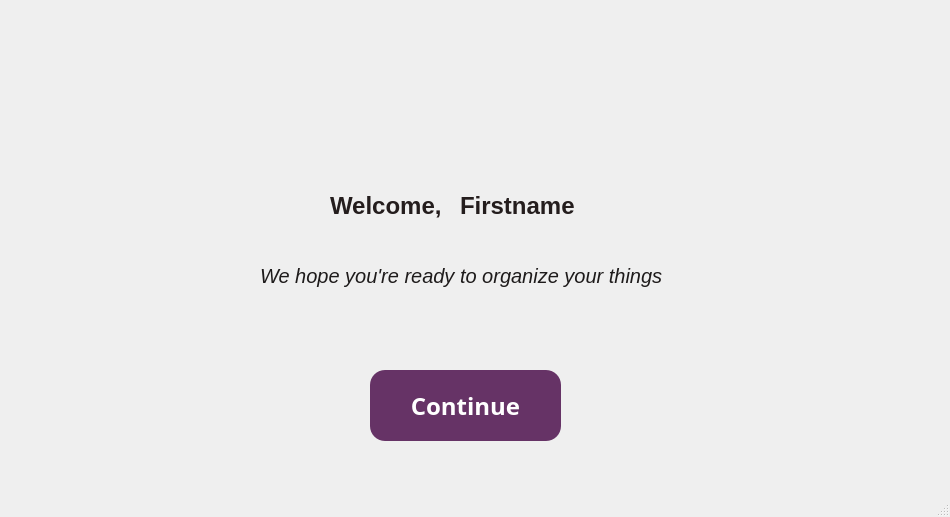
<?xml version="1.0" encoding="UTF-8"?>
<ui version="4.0">
 <class>MainWindow</class>
 <widget class="QMainWindow" name="MainWindow">
  <property name="geometry">
   <rect>
    <x>0</x>
    <y>0</y>
    <width>950</width>
    <height>517</height>
   </rect>
  </property>
  <property name="windowTitle">
   <string>MainWindow</string>
  </property>
  <widget class="QWidget" name="centralwidget">
   <property name="styleSheet">
    <string notr="true">QPushButton {
	border-radius: 15px;
	background: #337AB7;
	}</string>
   </property>
   <widget class="QLabel" name="background">
    <property name="geometry">
     <rect>
      <x>0</x>
      <y>0</y>
      <width>941</width>
      <height>481</height>
     </rect>
    </property>
    <property name="text">
     <string/>
    </property>
    <property name="pixmap">
     <pixmap>../../Documents/AProg/gitlab/ToDo/src/Welcome_Window1/icons/wall.png</pixmap>
    </property>
   </widget>
   <widget class="QLabel" name="listIcon">
    <property name="geometry">
     <rect>
      <x>380</x>
      <y>20</y>
      <width>161</width>
      <height>141</height>
     </rect>
    </property>
    <property name="styleSheet">
     <string notr="true">color: white;
</string>
    </property>
    <property name="text">
     <string/>
    </property>
    <property name="pixmap">
     <pixmap>list.png</pixmap>
    </property>
    <property name="scaledContents">
     <bool>true</bool>
    </property>
   </widget>
   <widget class="QLabel" name="Welcome">
    <property name="geometry">
     <rect>
      <x>330</x>
      <y>180</y>
      <width>121</width>
      <height>51</height>
     </rect>
    </property>
    <property name="styleSheet">
     <string notr="true">font-size: 24px;
font-weight: bold;
color: #241D1D;
</string>
    </property>
    <property name="text">
     <string>Welcome,</string>
    </property>
   </widget>
   <widget class="QLabel" name="usersname">
    <property name="geometry">
     <rect>
      <x>460</x>
      <y>180</y>
      <width>151</width>
      <height>51</height>
     </rect>
    </property>
    <property name="styleSheet">
     <string notr="true">font-size: 24px;
font-weight: bold;
color: #241D1D;</string>
    </property>
    <property name="text">
     <string>Firstname</string>
    </property>
   </widget>
   <widget class="QLabel" name="Things">
    <property name="geometry">
     <rect>
      <x>260</x>
      <y>240</y>
      <width>411</width>
      <height>71</height>
     </rect>
    </property>
    <property name="styleSheet">
     <string notr="true">font-size: 20px;
color: #1E1B1B;
font-family: Сomic Sans MS, cursive;
font-weight: ligther;
font-style:oblique;</string>
    </property>
    <property name="text">
     <string>We hope you're ready to organize your things</string>
    </property>
   </widget>
   <widget class="QPushButton" name="Letsgobutton_2">
    <property name="geometry">
     <rect>
      <x>370</x>
      <y>370</y>
      <width>191</width>
      <height>71</height>
     </rect>
    </property>
    <property name="styleSheet">
     <string notr="true">QPushButton{
	background-color:#663366;
	color: white;
	font-size: 24px;
	font-weight:bold;
	font-family:Copperplate Gothic Bold, sans-serif;
	}
QPushButton:hover{
	background-color: #663385;
	color: #aaa;
	font-size: 24px;
	font-weight:bold;
	font-family:Copperplate Gothic Bold, sans-serif;
	}
QPushButton:pressed {
	background-color: #663350;
	color: white;
	font-size: 24px;
	font-weight:bold;
	font-family:Copperplate Gothic Bold, sans-serif;
	}</string>
    </property>
    <property name="text">
     <string>Continue</string>
    </property>
   </widget>
  </widget>
  <widget class="QMenuBar" name="menubar">
   <property name="geometry">
    <rect>
     <x>0</x>
     <y>0</y>
     <width>950</width>
     <height>21</height>
    </rect>
   </property>
  </widget>
  <widget class="QStatusBar" name="statusbar"/>
 </widget>
 <resources/>
 <connections/>
</ui>
